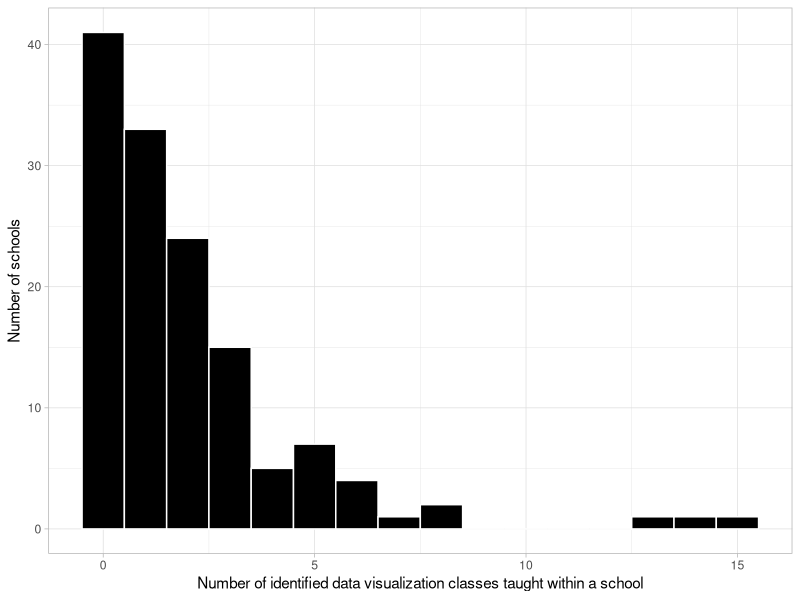

This chart was generated by the following R code: (Note: this script raises an error after producing the figure.)
# PURPOSE: Explore survey results and create manuscript figures based on survey

library(tidyverse)

# Load the survey results -------------------------------------------------

clean_survey_file <- read_csv("data/processed/survey_results.csv")

table(clean_survey_file$type)
# liberal_arts   university 
#           50          104 

length(unique(clean_survey_file$university))
# [1] 154

# Only consider the courses with accessible course catalogs ---------------

main_survey_results <- clean_survey_file |>
  filter(course_catalog_accesible)

# How many were we able to access?
table(main_survey_results$type)
# liberal_arts   university 
#           46           89 

# How many schools have courses? ------------------------------------------

table(main_survey_results$did_it_include_any_class)
# FALSE  TRUE 
#    41    94 

table("Type" = main_survey_results$type,
      "Include a class?" = main_survey_results$did_it_include_any_class)
#           Include a class?
# Type           FALSE TRUE
#   liberal_arts    30   16
#   university      11   78

# Create class level dataset ----------------------------------------------

course_level_info <- main_survey_results |>
  dplyr::select(university, type, course_1_name:course_15_software) |>
  dplyr::select(-contains("notes")) |>
  pivot_longer(cols = course_1_name:course_15_software,
               names_to = c("class", ".value"),
               names_pattern = "course_(\\d+)_(.+)")

# Create plot for number of courses within a school
# (This creates Figure 1 in the paper)
course_count_hist <- course_level_info |>
  group_by(university) |>
  summarize(n_courses = length(which(!is.na(name)))) |>
  ggplot(aes(x = n_courses)) +
  geom_histogram(binwidth = 1, center = 0, closed = "left",
                 color = "white", fill = "black") +
  theme_light() +
  labs(x = "Number of identified data visualization classes taught within a school",
      y = "Number of schools")
course_count_hist
cowplot::save_plot("figs/hist_n_courses.pdf",
                   course_count_hist, ncol = 1, nrow = 1)

# Remove missing rows based on name:
course_level_info <- course_level_info |>
  filter(!is.na(name))

# How many schools with classes?
length(unique(course_level_info$university))
# [1] 94
94 / 154
# [1] 0.6103896

# How many courses have URLs available?
sum(!is.na(course_level_info$url))
# [1] 166
166/270
# [1] 0.6148148

# Basic exploration of class level data -----------------------------------

course_level_info |>
  group_by(university) |>
  count() |>
  arrange(desc(n))
#     university                          n
#     <chr>                           <int>
#   1 Georgetown University              15
#   2 New York University                14
#   3 Northeastern University            13
#   4 Carnegie Mellon University          8
#   5 University of Notre Dame            8
#   6 Northwestern University             7
#   7 Duke University                     6
#   8 Purdue University                   6
#   9 Stevens Institute of Technology     6
#  10 University of Minnesota             6

# Course level?
table(course_level_info$level)  
# Both          Grad      Graduate      Undegrad     Undergrad Undergraduate 
# 63            99             2             1           103             2 

course_level_info <- course_level_info |>
  mutate(level = ifelse(str_detect(tolower(level), "und"),
                        "undergrad",
                        ifelse(str_detect(tolower(level),
                                          "both"),
                               "both", "grad")))
table(course_level_info$level)
# both      grad undergrad 
# 63       101       106

# What about the department?
length(unique(course_level_info$dept))
# [1] 163


# Now we'll categorize departments based on whether
# they contain "stat"
course_level_info <- course_level_info |>
  mutate(is_stats = as.numeric(str_detect(tolower(dept), "stat")))
course_level_info |>
  filter(is_stats == 1) |>
  pull(dept) |>
  unique()
# [1] "Statistical Science, Information Science + Studies"              
# [2] "Statistical Science"                                             
# [3] "Statistics and Data Science"                                     
# [4] "Mathematics and Statistics, Computers and Information Management"
# [5] "Statistics"                                                      
# [6] "Applied Statistics, Social Science, and Humanities"              
# [7] "Statistics and Operations Research"                              
# [8] "Information Technology, Statistics" 

# Repeat for "data"
course_level_info <- course_level_info |>
  mutate(is_ds = as.numeric(str_detect(tolower(dept), "data")))
course_level_info |>
  filter(is_ds == 1) |>
  pull(dept) |>
  unique()
#  [1] "Data Science Institute"                        "Data Science"                                 
#  [3] "Statistics and Data Science"                   "Data Analytics"                               
#  [5] "Data Sciece"                                   "Data Science and Analytics"                   
#  [7] "Data Science (Public Policy)"                  "Data Analytics for Science"                   
#  [9] "Applied Data Analytics and Visualization"      "Environmental Data Science"                   
# [11] "Data Science and Engineering"                  "Applied Data Science"                         
# [13] "Computer Science, Data Science"                "Journalism and Media Management, Data Science"
# [15] "Data Analytics & Visualization"                "Data Science, Informatics"                    
# [17] "Data Science, Information Systems"             "Data for Political Research"      

# Okay - so how many data viz classes are from stats depts?
table(course_level_info$is_stats)
#   0   1 
# 252  18
table(course_level_info$is_stats) / nrow(course_level_info)
#          0          1 
# 0.93333333 0.06666667 

# For data science?
table(course_level_info$is_ds)
#   0   1 
# 236  34 
table(course_level_info$is_ds) / nrow(course_level_info)
#   0   1 
# 0.8740741 0.1259259  

# Create bar chart display for courses taught by dept and level
# (This creates Figure 3 in the paper)
dept_level_bars <- course_level_info |>
  mutate(is_stat_ds = pmax(is_stats, is_ds)) |>
  group_by(level, is_stat_ds) |>
  summarize(n_classes = n(),
            .groups = "drop") |>
  mutate(level = fct_relevel(level, "undergrad", "grad", "both"),
         level = fct_recode(level, Both = "both", 
                            `Undergraduate-only` = "undergrad",
                            `Graduate-only` = "grad")) |>
  ggplot(aes(x = level, y = n_classes, fill = as.factor(is_stat_ds))) +
  geom_bar(stat = "identity", position = "stack") +
  ggthemes::scale_fill_colorblind(labels = c("No", "Yes")) +
  labs(x = "Student-level", y = "Number of classes",
      fill = "Taught by statistics and/or data science department?") +
  theme_light() +
  theme(legend.position = "bottom") 
dept_level_bars
cowplot::save_plot("figs/dept_level_bars.pdf",
                   dept_level_bars, ncol = 1, nrow = 1)


# Frequency of topics we discuss ------------------------------------------

# How many classes had topics?
course_level_info |>
  filter(topic_list != "None", !is.na(topic_list)) |>
  nrow()
# [1] 142 

# How many classes didn't have available topics?
sum(is.na(course_level_info$topic_list))
# [1] 14
mean(is.na(course_level_info$topic_list))
# [1] 0.05185185

# First look up all topics:
all_topics <- c("interactive graphics", "networks", "spatial data",
                "high dimensional", "time series", "text data", "clustering",
                "text analysis",
                "hypothesis testing", "confidence intervals",
                "statistical modeling",
                "none")

topic_counts <- map_dfr(all_topics,
                        function(topic) {
                          topic_count <- course_level_info |>
                            mutate(topic_list = tolower(topic_list)) |>
                            filter(str_detect(topic_list, str_c(topic))) |>
                            nrow()
                          tibble(class_topic = topic,
                                 n_classes = topic_count)
                        }) |>
  # alter text analysis to be text data:
  mutate(class_topic = ifelse(class_topic == "text analysis",
                              "text data", class_topic)) |>
  group_by(class_topic) |>
  summarize(n_classes = sum(n_classes),
            .groups = "drop")

# Make a bar chart of these topic counts:
# (This creates Figure 4a in the paper)
topic_count_bars <- topic_counts |>
  mutate(class_topic = fct_reorder(class_topic, n_classes)) |>
  ggplot(aes(x = class_topic, y = n_classes)) +
  geom_bar(stat = "identity",
           fill = "black", color = "white") +
  coord_flip() +
  ylim(0, 114.3) +
  theme_light() +
  theme(plot.margin = margin(t = 5.5,
                             r = 8.5, 
                             b = 5.5, 
                             l = 5.5)) +
  labs(x = "",
       y = "Number of courses covering topic")
topic_count_bars
cowplot::save_plot("figs/topic_count_bars.pdf",
                   topic_count_bars, ncol = 1, nrow = 1)

# Number and proportion of courses that cover each topic
topic_counts
#    class_topic          n_classes
#    <chr>                    <int>
#  1 clustering                  10
#  2 confidence intervals         2
#  3 high dimensional            21
#  4 hypothesis testing           4
#  5 interactive graphics       105
#  6 networks                    31
#  7 none                       114
#  8 spatial data                51
#  9 statistical modeling         7
# 10 text data                   18
# 11 time series                 26

# Understanding *how many topics* each course teaches:
#create an indicator for each topic
topicChecks = course_level_info %>% reframe(
  clustering = as.numeric(grepl("clustering", tolower(topic_list))),
  CIs = as.numeric(grepl("confidence intervals", tolower(topic_list))),
  highDim = as.numeric(grepl("high dimensional", tolower(topic_list))),
  testing = as.numeric(grepl("hypothesis testing", tolower(topic_list))),
  interactive = as.numeric(grepl("interactive graphics", tolower(topic_list))),
  networks = as.numeric(grepl("networks", tolower(topic_list))),
  spatial = as.numeric(grepl("spatial data", tolower(topic_list))),
  modeling = as.numeric(grepl("statistical modeling", tolower(topic_list))),
  text = as.numeric(grepl("text", tolower(topic_list))),
  time = as.numeric(grepl("time series", tolower(topic_list)))
)
#count total number of topics
course_level_info$numTopics = rowSums(topicChecks)
#however, if topic_list is NA, change numTopics to NA
course_level_info$numTopics = ifelse(
  is.na(course_level_info$topic_list), NA,
  course_level_info$numTopics)

# histogram of number of topics
# (This creates Figure 4b in the paper)
topic_count_hist <- course_level_info |>
  ggplot(aes(x = numTopics)) +
  geom_histogram(binwidth = 1, center = 0, closed = "left",
                 color = "white", fill = "black") +
  theme_light() +
  theme(panel.grid.minor.x = element_blank()) +
  ylim(0, 114.3) +
  labs(x = "Number of topics taught",
       y = "Number of courses") +
  scale_x_continuous(breaks = 0:10)
topic_count_hist
cowplot::save_plot("figs/numTopics.pdf",
                   topic_count_hist, ncol = 1, nrow = 1)

#Proportion of courses that teach each number of topics:
prop.table(table(course_level_info$numTopics))
#How many (and what proportion) teach 2 or fewer topics?
sum(course_level_info$numTopics <= 2, na.rm = TRUE)
# [1] 226
mean(course_level_info$numTopics <= 2, na.rm = TRUE)
# [1] 0.8828125

# More closely examining which courses
# did not cover any of the topics:
courses_noTopics = subset(course_level_info, topic_list == "None",
                          select = c(name, dept))
print(courses_noTopics, n = 114)

# More closely examining which courses
# covered interactive graphics:
print(subset(course_level_info[which(topicChecks$interactive == 1),],
             select = c(name, dept)), n = 114)

# More closely examining which courses
# covered spatial data:
print(subset(course_level_info[which(topicChecks$spatial == 1),],
             select = c(name, dept)), n = 114)

# Set-up a vector of topics 
stat_topics <- c("hypothesis testing", "confidence intervals",
                 "statistical modeling")

# How many courses cover these topics?
courses_by_topics <- map(stat_topics,
                         function(topic) {
                           
                           # Just return the courses with this topic:
                           course_level_info |>
                             mutate(topic_list = tolower(topic_list)) |>
                             filter(str_detect(topic_list, str_c(topic)))
                           
                         })
names(courses_by_topics) <- stat_topics
sapply(courses_by_topics, function(x) x$university)
# $`hypothesis testing`
# [1] "Duke University"            "Columbia University"        "Carnegie Mellon University"
# [4] "Brigham Young University"  
# 
# $`confidence intervals`
# [1] "Carnegie Mellon University" "Colby College"             
# 
# $`statistical modeling`
# [1] "Duke University"            "Brown University"           "Georgetown University"     
# [4] "Georgetown University"      "Carnegie Mellon University" "University of Minnesota"   
# [7] "Colby College"        

# Print out the depts:
lapply(courses_by_topics, function(x) dplyr::select(x, university, dept))
# $`hypothesis testing`
# # A tibble: 4 × 2
#     university                 dept                                              
#     <chr>                      <chr>                                             
#   1 Duke University            Statistical Science, Information Science + Studies
#   2 Columbia University        Computer Science                                  
#   3 Carnegie Mellon University Statistics and Data Science                       
#   4 Brigham Young University   Political Science                                 
# 
# $`confidence intervals`
# # A tibble: 2 × 2
#     university                 dept                       
#     <chr>                      <chr>                      
#   1 Carnegie Mellon University Statistics and Data Science
#   2 Colby College              Statistics                 
# 
# $`statistical modeling`
# # A tibble: 7 × 2
# university                 dept                                              
# <chr>                      <chr>                                             
#   1 Duke University            Statistical Science, Information Science + Studies
#   2 Brown University           Computer Science                                  
#   3 Georgetown University      Data Science and Analytics                        
#   4 Georgetown University      Learning, Design, and Technology                  
#   5 Carnegie Mellon University Statistics and Data Science                       
#   6 University of Minnesota    Information and Decision Science                  
#   7 Colby College              Statistics  

# Create word clouds of departments
library(tidytext)
library(SnowballC)
data(stop_words)

#Among department names, count the number
#of times each word occurs.
#When doing this, also remove stop words
#and perform stemming. 
course_dept_text <- course_level_info |>
  dplyr::select(university, class, dept) |>
  unnest_tokens(word, dept) |>
  filter(!(word %in% stop_words$word)) |>
  group_by(word) |>
  mutate(word = wordStem(word)) %>%
  summarize(freq = n(), .groups = "drop")

library(wordcloud)
#Create a wordcloud of the top words
#that occur among department names.
#(This creates Figure 2 in the paper.)
set.seed(123)
wordcloud(words = course_dept_text$word,
          freq = course_dept_text$freq, 
          random.order = FALSE,
          max.words = 150, 
          min.freq = 3,
          rot.per = 0,
          colors = brewer.pal(8, "Dark2"))
